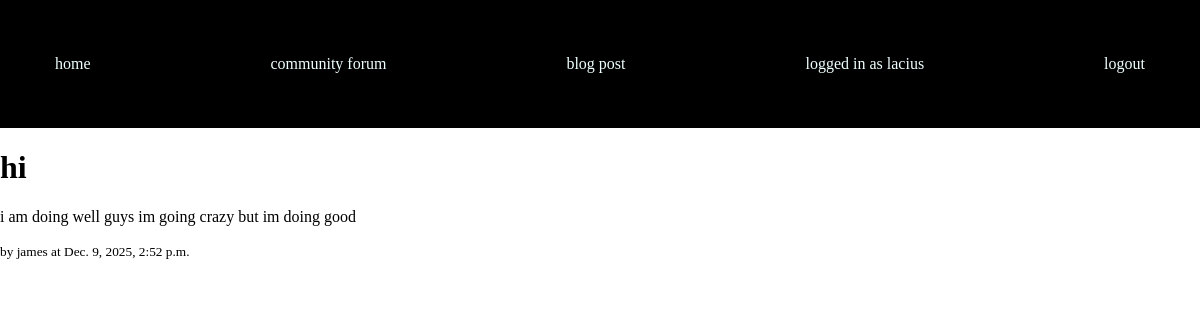
The app's page /blog/7/ (signed in) with its own data.
### base/models.py (models this page shows, shortened)
class BlogPost(models.Model):
    title = models.CharField(max_length=200)
    content = models.TextField()
    published_date = models.DateTimeField(auto_now_add=True)
    author = models.ForeignKey(User, on_delete=models.CASCADE, related_name="posts")

### base/views.py (the view)
# urls.py: path('blog/<int:pk>/', BlogPostDetailView.as_view(), name='blog-detail'),
class BlogPostDetailView(DetailView):
    model = BlogPost
    template_name = "base/blog/blog-detail.html"
    context_object_name = 'post'

### base/templates/base/blog/blog-detail.html (shortened to what this page needs)
{% extends 'base/base.html' %}
{% block content %}
<h1>{{ post.title }}</h1>
<p>{{ post.content }}</p>
<small>by {{ post.author }} at {{ post.published_date }}</small>
{% endblock %}

### base/templates/base/base.html (shortened to what this page needs)
{% load static %}
<!DOCTYPE html>
<html lang="en">
<head>
    <link rel="stylesheet" href="{% static 'base/css/styles.css' %}">
</head>
<body>
    <header class="header">
        <nav class="nav-links">
            <div class="nav-link"><a href="/home">home</a></div>
            <div class="nav-link"><a href="{% url 'blog-list' %}">community forum</a></div>
            <div class="nav-link"><a href="{% url 'blog-post' %}"> blog post </a></div>
            {% if user.is_authenticated%}
            <div class="nav-link"><a href="{% url 'user-profile' %}">logged in as {{user.username}}</a></div>
            <div class="nav-link"><a href="{% url 'logout' %}">logout</a></div>
            {% else %}
            <div class="nav-link"><a href="/login">login</a></div>
            {% endif %}
        </nav>
    </header>
    <main class="{% block main_class %}page-content{% endblock %}">
        {% block content %}
        {% endblock %}
    </main>
</body>
</html>

### base/static/base/css/styles.css (style rules this page uses)
body { margin: 0; }
.header { display: flex; align-items: center; justify-content: center; padding: 55px; background-color: black; }
.nav-links { display: flex; align-items: center; justify-content: space-between; width: 100%; }
.header > .nav-links > .nav-link > a { color: azure; text-decoration: none; }

### records on screen
BlogPost: title "hi", content "i am doing well guys im going crazy but im doing good", author "james", published_date "Dec. 9, 2025, 2:52 p.m."

### other values on screen
{{ user.username }} "lacius"
